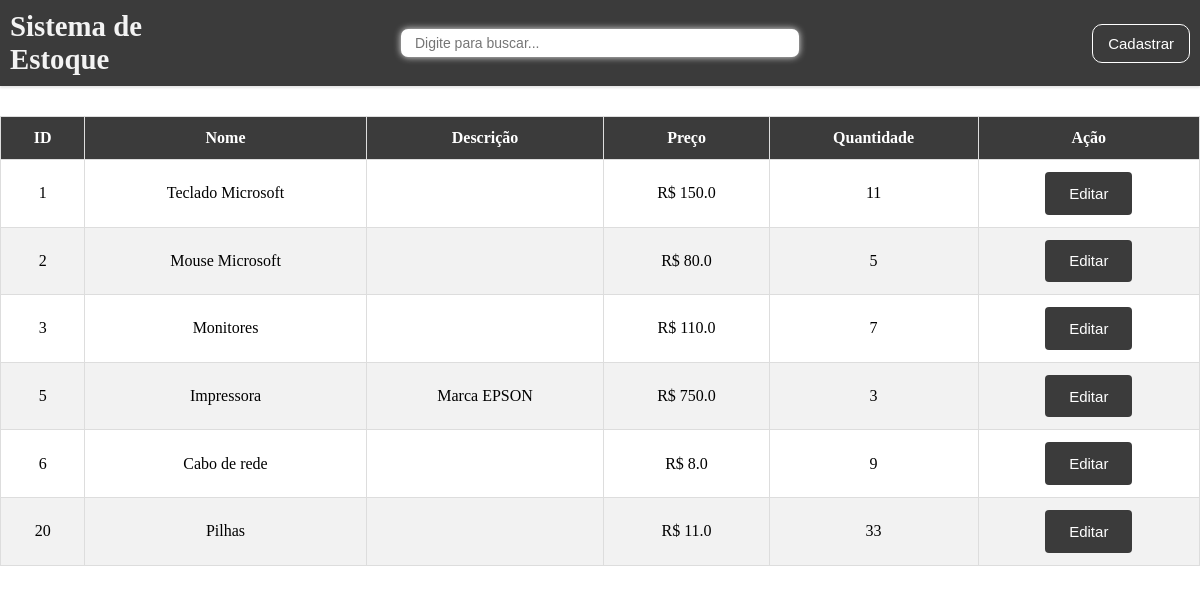
/, run on an earlier commit of the app's database.
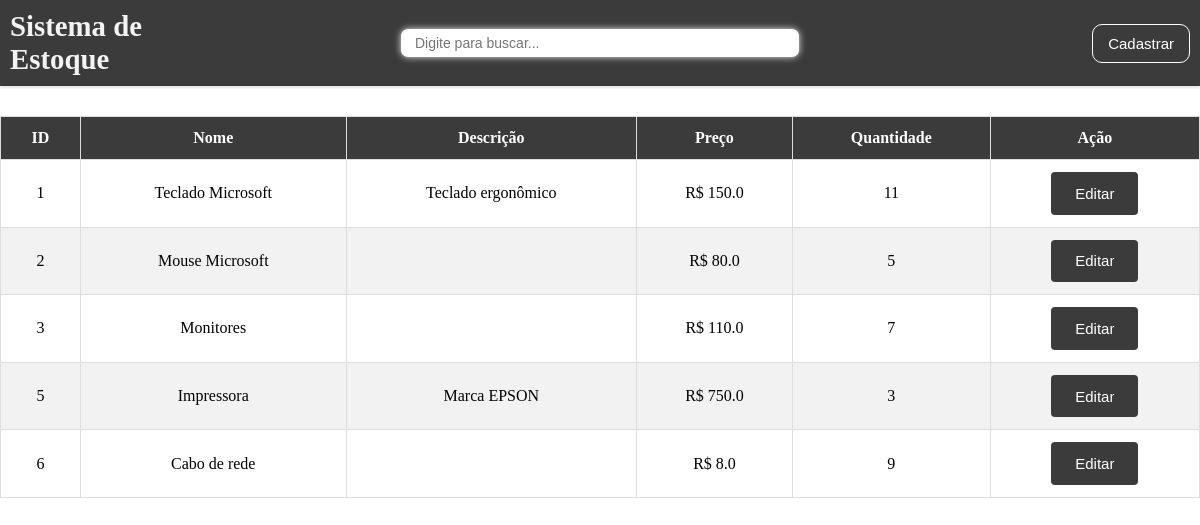
And on a later commit of the database.
### api/models.py (models this page shows, shortened)
class Equipament(models.Model):
    name = models.CharField(max_length=255)
    description = models.TextField(null=True, blank=True)
    price = models.FloatField()
    stock = models.IntegerField()
    created_at = models.DateTimeField(auto_now_add=True)
    updated_at = models.DateTimeField(auto_now=True)

### stock/views.py (the view, shortened to what this page needs)
# urls.py: path('', dashboard, name='dashboard'),
def dashboard(request):
    equipaments = Equipament.objects.all()
    return render(request, 'dashboard.html', {'equipaments': equipaments})

### stock/templates/dashboard.html (shortened to what this page needs)
{% extends 'base.html' %}
{% block style %}
{% load static %}
<link rel="stylesheet" href="{% static 'css/dashboard.css' %}">
{% endblock %}
{% block body %}
    <div class="container">
        <div class="table-container">
            <table>
                <thead>
                    <tr>
                        <th>ID</th>
                        <th>Nome</th>
                        <th>Descrição</th>
                        <th>Preço</th>
                        <th>Quantidade</th>
                        <th>Ação</th>
                    </tr>
                </thead>
                <tbody id="table-body">
                    {% for e in equipaments %}
                        <tr>
                            <td>{{ e.id }}</td>
                            <td>{{ e.name }}</td>
                            <td>{{ e.description }}</td>
                            <td>R$ {{ e.price }}</td>
                            <td>{{ e.stock }}</td>
                            <td><button class="btn" id="btn-secundary" onclick="openModal('{{e.id}}', '{{e.name}}', '{{e.description}}', '{{e.stock}}', '{{e.price}}')">Editar</button></td>
                        </tr>
                    {% endfor %}
                </tbody>
            </table>
        </div>
    </div>
{% endblock %}

What changed in the data, as far as the page shows it:
removed Equipament: id "20", name "Pilhas", price "11.0", stock "33"
changed Equipament "Teclado Microsoft": description (not shown) → "Teclado ergonômico"
